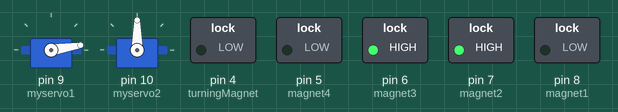
Recording of a sketch running on a simulated Arduino Uno, built with avr-gcc and run on an emulated ATmega328P. Parts: 2 × servo, switched loads named in the sketch (green lamp = pin HIGH).

Above: at 0.15 s.
At 4.9 s:
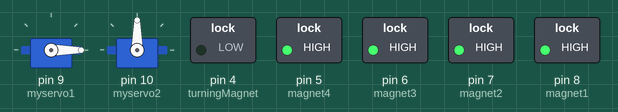
At 9.7 s:
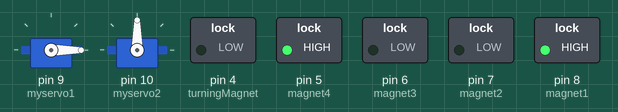
At 18.5 s:
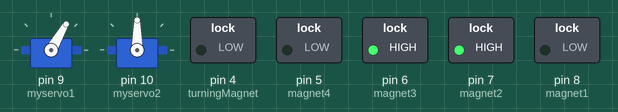
At 25.3 s:
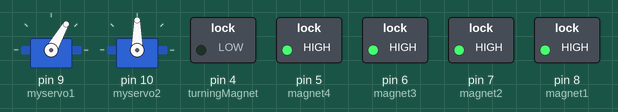
At 37.5 s:
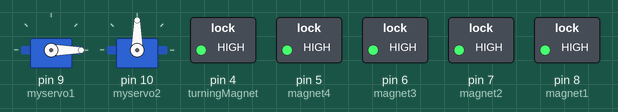
Timing chart, 0 to 40.0 s (numbered marks = the images above):
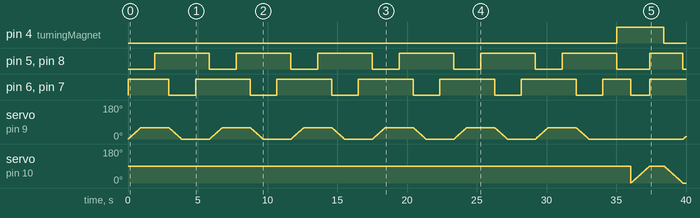

Measured:
- by itself, pin 4 (turningMagnet): LOW → HIGH at 35.0 s, → LOW 3.4 s later
- by itself, pin 5 (magnet4), pin 8 (magnet1): goes 5 × (HIGH 3.9 s, LOW 1.9 s), HIGH 3.9 s, LOW 2.4 s, HIGH 2.4 s, then LOW
- by itself, pin 6 (magnet3), pin 7 (magnet2): goes HIGH 2.9 s, 5 × (LOW 1.9 s, HIGH 3.9 s), LOW 1.9 s, HIGH 2.0 s, LOW 1.4 s, then HIGH

The sketch:

S_hk_paja_sein_robotti_160223.ino
```cpp
// Include the servo in the system

#include <Servo.h>

Servo myservo1;  // create servo object to control a servo
Servo myservo2;

const int magnet1 = 8;
const int magnet2 = 7;
const int magnet3 = 6;
const int magnet4 = 5;

const int turningMagnet = 4;

void setup() {
  myservo1.attach(9);  // attaches the servo on pin 9 to the servo object
  myservo2.attach(10);
  pinMode(magnet1,OUTPUT);
  pinMode(magnet2,OUTPUT);
  pinMode(magnet3,OUTPUT);
  pinMode(magnet4,OUTPUT);
  pinMode(turningMagnet,OUTPUT);
}

void loop() {
  digitalWrite(magnet1,HIGH);
  digitalWrite(magnet4,HIGH);
  digitalWrite(magnet2,HIGH);
  digitalWrite(magnet3,HIGH);
  digitalWrite(turningMagnet,LOW);
  forward(5);
  turn(90);
  forward(5);
  turn(90);
  forward(5);
  turn(90);
  forward(5);
  turn(90);
}
```

Moving_functions.ino
```cpp
// Function for going forward and backward

void forward(int steps){

  digitalWrite(magnet1,LOW);
  digitalWrite(magnet4,LOW);
  digitalWrite(magnet2,HIGH);
  digitalWrite(magnet3,HIGH);
  digitalWrite(turningMagnet,LOW);

  const int maxpos = 60;  // variable to clarify how much the servo turns
  int stepsTaken = 0;   // variable to store the steps taken

  for(stepsTaken = 0; stepsTaken <= steps; stepsTaken += 1){
    int pos = 0;    // variable to store the servo position
    for (pos = 0; pos <= maxpos; pos += 1) { // goes from 0 degrees to maxpos
      // in steps of 1 degree
      myservo1.write(pos);              // tell servo to go to position in variable 'pos'
      delay(15);                       // waits 15 ms for the servo to reach the position
    }

    delay(1000);
    digitalWrite(magnet1,HIGH);       // turns on magnet1
    digitalWrite(magnet4,HIGH);
    delay(1000);
    digitalWrite(magnet2,LOW);
    digitalWrite(magnet3,LOW);

    for (pos = maxpos; pos >= 0; pos -= 1) { // goes from maxpos degrees to 0 degrees
      myservo1.write(pos);              // tell servo to go to position in variable 'pos'
      delay(15);                       // waits 10 ms for the servo to reach the position
    }

    delay(1000);
    digitalWrite(magnet2,HIGH);
    digitalWrite(magnet3,HIGH);
    delay(1000);
    digitalWrite(magnet1,LOW);
    digitalWrite(magnet4,LOW);
  }
}

 // Function for turning

void turn(int degrees){
  int angle = 0;

  digitalWrite(turningMagnet,HIGH);
  delay(1000);
  digitalWrite(magnet2,LOW);
  digitalWrite(magnet3,LOW);
  digitalWrite(magnet1,LOW);
  digitalWrite(magnet4,LOW);

  for(angle = 0; angle <= degrees; angle += 1){
    myservo2.write(angle);
    delay(15);
  }         // turns the vehicle

  digitalWrite(magnet2,HIGH);
  digitalWrite(magnet3,HIGH);
  digitalWrite(magnet1,HIGH);
  digitalWrite(magnet4,HIGH);
  delay(1000);
  digitalWrite(turningMagnet,LOW);

  for(angle = degrees; angle >= 0; angle -= 1){
    myservo2.write(angle);
    delay(15);
  }         // turns the turning magnet back to its original position


}
```
